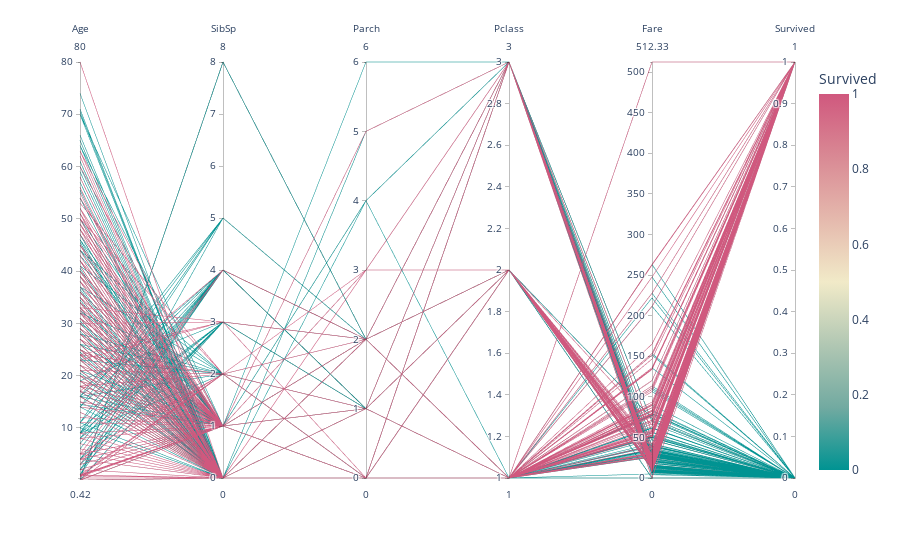

Notebook source saved alongside this figure:
### Markdown cell above
## 並行座標プロット

### Code cell
df[['Survived', 'Pclass']] = df[['Survived', 'Pclass']].astype(int)
import plotly.express as px
fig = px.parallel_coordinates(df, color="Survived",
                              dimensions=['Age', 'SibSp', 'Parch', 'Pclass', 'Fare', 'Survived'],
                              color_continuous_scale=px.colors.diverging.Tealrose,
                              color_continuous_midpoint=0.5)
fig.show()

### Figure 1 — Plotly figure (JSON) as saved in the notebook; plotly's stock layout.template omitted (floating-point values rounded to 4 significant figures; data arrays with more than 128 entries replaced by an {"elided": "..."} marker saying what was removed)
{"data": [{"dimensions": [{"label": "Age", "values": {"elided": "889 float values"}}, {"label": "SibSp", "values": {"elided": "889 int values"}}, {"label": "Parch", "values": {"elided": "889 int values"}}, {"label": "Pclass", "values": {"elided": "889 int values"}}, {"label": "Fare", "values": {"elided": "889 float values"}}, {"label": "Survived", "values": {"elided": "889 int values"}}], "domain": {"x": [0, 1], "y": [0, 1]}, "line": {"color": {"elided": "889 int values"}, "coloraxis": "coloraxis"}, "name": "", "type": "parcoords"}], "layout": {"coloraxis": {"cmid": 0.5, "colorbar": {"title": {"text": "Survived"}}, "colorscale": [[0, "rgb(0, 147, 146)"], [0.1667, "rgb(114, 170, 161)"], [0.3333, "rgb(177, 199, 179)"], [0.5, "rgb(241, 234, 200)"], [0.6667, "rgb(229, 185, 173)"], [0.8333, "rgb(217, 137, 148)"], [1, "rgb(208, 88, 126)"]]}, "legend": {"tracegroupgap": 0}, "margin": {"t": 60}}}
